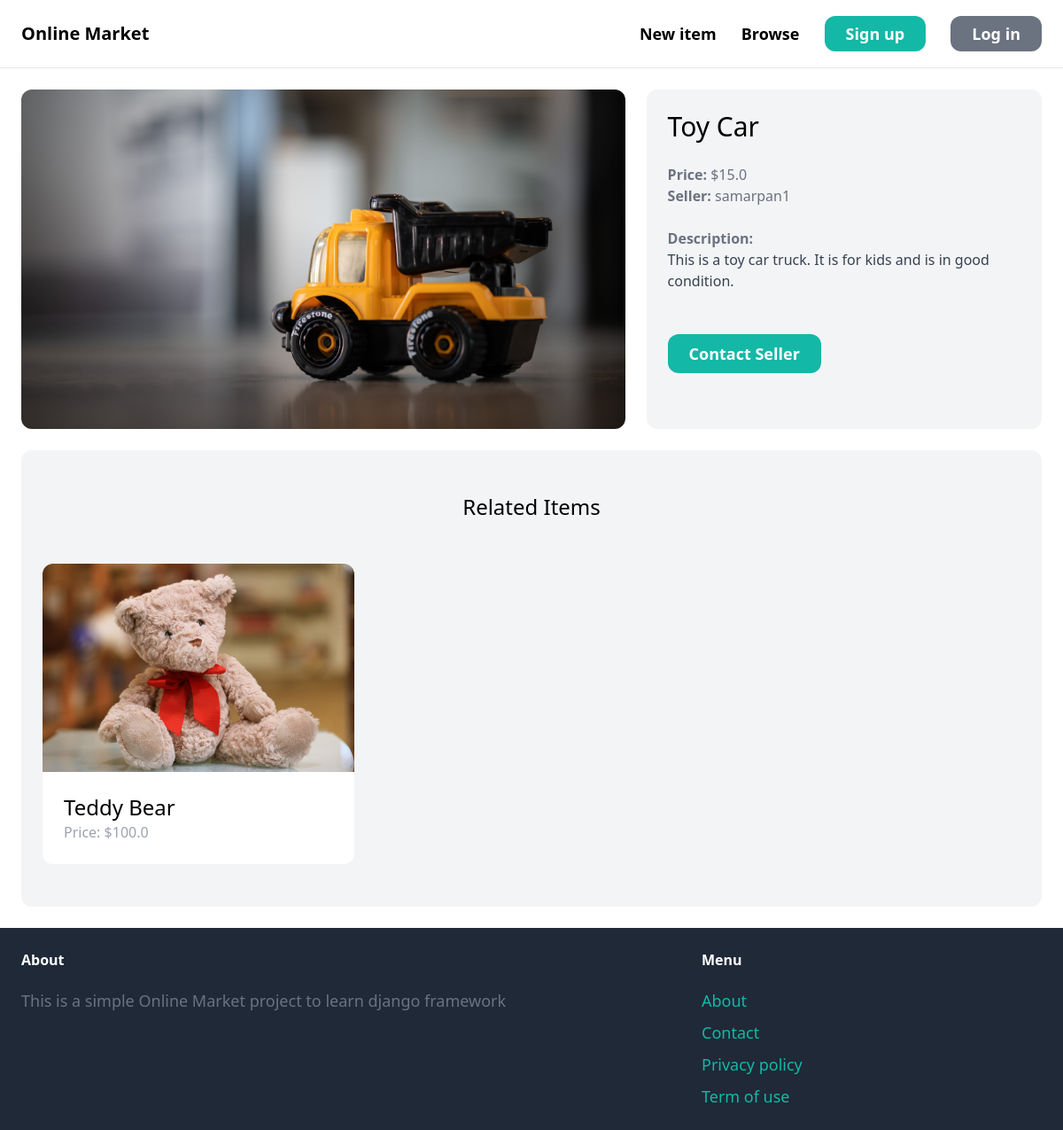
/items/3/, run on an earlier commit of the app's database.
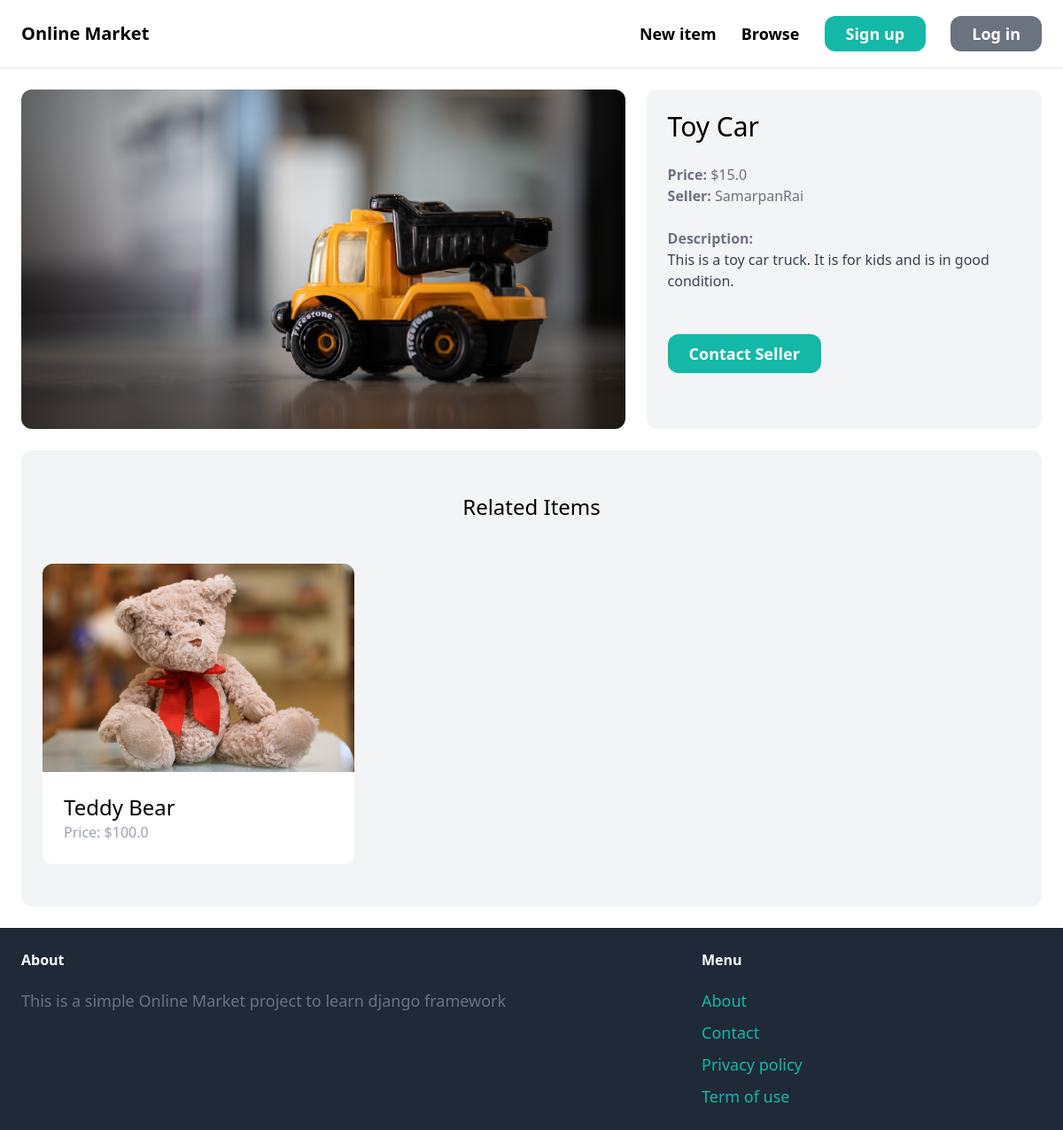
And on a later commit of the database.
### item/models.py (models this page shows, shortened)
class Item(models.Model):
    category = models.ForeignKey(Category, related_name='items', on_delete=models.CASCADE)
    name = models.CharField(max_length=255)
    description = models.TextField(blank=True, null=True)
    price = models.FloatField()
    image = models.ImageField(upload_to='item_images',blank=True,null=True)
    is_sold = models.BooleanField(default=False)
    created_by = models.ForeignKey(User,related_name='items', on_delete=models.CASCADE)
    created_at = models.DateTimeField(auto_now_add=True)

### item/views.py (the view)
# urls.py: path('<int:pk>/', views.detail, name='detail'),
def detail(request, pk):
    item = get_object_or_404(Item, pk=pk)    #this is an object
    related_items = Item.objects.filter(category=item.category, is_sold=False).exclude(pk=pk)[0:3]      #this is an object
    return render(request, 'item/detail.html', {
        'ditem': item,
        'related': related_items,
    })

### item/templates/item/detail.html (shortened to what this page needs)
{% extends 'core/base.html' %}
{% block content %}
<div class="grid grid-cols-5 gap-6">
    <div class="col-span-3">
        <img src="{{ ditem.image.url }}" class="rounded-xl">
    </div>
    <div class="col-span-2 p-6 bg-gray-100 rounded-xl">
        <h1 class="mb-6 text-3xl">{{ ditem.name }}</h1>
        <p class="text-gray-500"><strong>Price: </strong>${{ ditem.price }}</p>
        <p class="text-gray-500"><strong>Seller: </strong>{{ ditem.created_by.username }}</p><br>
        {% if ditem.description %}
            <p class="text-gray-700"><strong class="text-gray-500">Description: </strong><br>{{ ditem.description }}</p>
        {% endif %}
        <br>
        {% if request.user == ditem.created_by %}
            <div class="mt-2 p-6 bg-white rounded-xl">
                <p>This is your item</p>
                <a href="{% url 'item:edit' ditem.id%}" class="inline-block mt-4 px-6 py-1.5 text-lg font-semibold bg-teal-500 text-white rounded-xl hover:bg-teal-700">Edit</a>
                <a href="{% url 'item:delete' ditem.id%}" class="inline-block mt-4 px-6 py-1.5 text-lg font-semibold bg-red-500 text-white rounded-xl hover:bg-red-700">Delete</a>
            </div>
        {% else %}
            <a href="{% url 'conversation:new' ditem.id %}" class="inline-block mt-6 px-6 py-2 text-lg font-semibold bg-teal-500 rounded-xl text-white hover:bg-teal-700">Contact Seller</a>
        {% endif %}
    </div>
</div>
<div class="mt-6 px-6 py-12 bg-gray-100 rounded-xl">
    <h2 class="mb-12 text-2xl text-center">Related Items</h2>
    <div class="grid grid-cols-3 gap-6">
        {% for itemS in related %}
        <div>
            <a href="{% url 'item:product-detail' itemS.id %}">
                <div>
                    <img src="{{ itemS.image.url }}" alt="image" class="rounded-t-xl">
                </div>
                <div class="p-6 bg-white rounded-b-xl">
                    <h2 class="text-2xl">{{ itemS.name }}</h2>
                    <p class="text-gray-400">Price: ${{ itemS.price }}</p>
                </div>
            </a>
        </div>
        {% endfor %}
    </div>
</div>
{% endblock %}

What changed in the data, as far as the page shows it:
changed Item "Toy Car": created_by.username "samarpan1" → "SamarpanRai"
